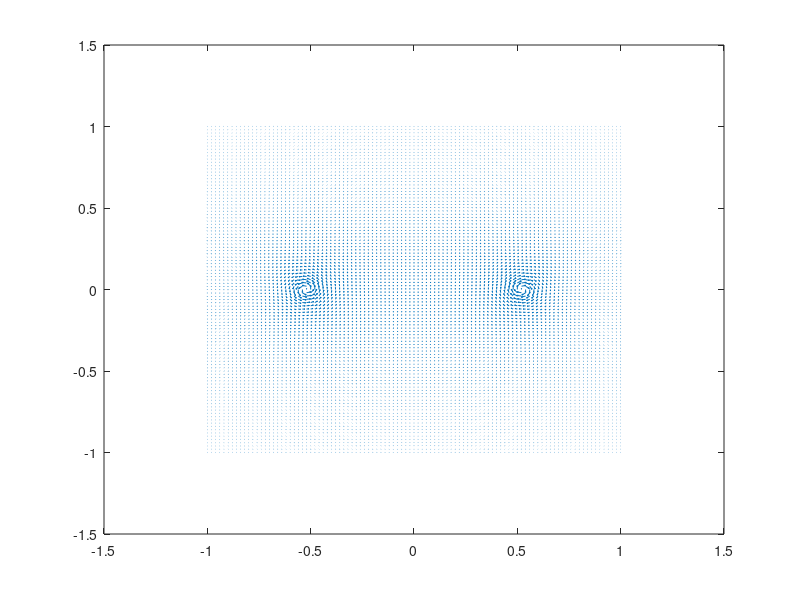

Reproduce this figure in MATLAB. (Note: this script raises an error after producing the figure.)
% Je sais Laurent, c'est pas optimisé mais c'est un premier code. Soit
% indulgent


%% Petit test pour voir les champs de vitesse

clear all;  
close all;

x = [-1:0.02:1];
y = [-1:0.02:1];
[xx,yy] = meshgrid(x,y);

% positions_vortices = {[-0.5,-0.5],[-0.5,0.5],[0.5,0.5],[0.5,-0.5]};
% gamma_vortices  =    {1,-1,1,-1};
positions_vortices = {[-pi/6,-0],[pi/6,0]};
gamma_vortices  =    {1,-1};


u = zeros(size(xx,1),size(xx,2));
v = zeros(size(xx,1),size(xx,2));

delta = 0.001;

for i=1:length(positions_vortices)
    gamma = gamma_vortices{i};
    temp = positions_vortices{i};
    xc = temp(1);
    yc = temp(2);
    
%     vortices
     u = u - gamma*(yy-yc)./(2*pi*((xx-xc).^2 + (yy-yc).^2 + delta));
     v = v + gamma*(xx-xc)./(2*pi*((xx-xc).^2 + (yy-yc).^2 + delta));
%     
% %     %source
%      u = u + gamma*(xx-xc)./(2*pi*((xx-xc).^2 + (yy-yc).^2 + delta));
%      v = v + gamma*(yy-yc)./(2*pi*((xx-xc).^2 + (yy-yc).^2 + delta));
end

% u = sin(6*yy);
% v = sin(6*xx);

figure;
quiver(xx,yy,u,v);

velocityField = zeros(size(xx,1),size(xx,2),2);
velocityField(:,:,1) = u;
velocityField(:,:,2) = v;

%% test ode45


tspan = [0 10];
x0 = [-0.1 0.1];

%velocityFunc = @(t,x) velocity_vortex(x,t,positions_vortices, gamma_vortices);
%ovelocityFunc = @(t,x) velocity_source(x,t,positions_vortices, gamma_vortices);

velocityFunc = @(t,x) velocity_interp_old(x,t,xx, yy,velocityField);

[t,x] = ode45(velocityFunc,tspan,x0);

figure;
plot(x(:,1),x(:,2));

%% calcul des surfaces cohÃ©rentes par le mÃ©thode "LAVD"

%Implémenté uniquement pour les vortex et pour un rotationnel moyen nul
%(deux vortexs d'intensité opposées par exemple). J'ai pas l'impression que
%ce soit une méthode très utile pour nous.

% tspan = [0 10];
% [xx,yy] = meshgrid([-1:0.05:1,-1:0.05:1]);
% dx = 0.01;
% dy = 0.01;
% LAVD = zeros(size(xx,1),size(xx,2));
% 
% for i=1:length(xx)
%     i/length(xx)*100
%     for j=1:length(yy)
%         x0=[xx(i,j),yy(i,j)];
%         [t,x] = ode45(velocityFunc,tspan,x0);
%         x = x';
%         
%         dvdx = (velocity_vortex(x+dx*[1;0]*ones(1,size(x,2)),t,positions_vortices, gamma_vortices) - velocity_vortex(x,t,positions_vortices, gamma_vortices))/dx;
%         dudy = (velocity_vortex(x+dy*[0;1]*ones(1,size(x,2)),t,positions_vortices, gamma_vortices) - velocity_vortex(x,t,positions_vortices, gamma_vortices))/dy;
%         omega = dvdx - dudy; %rotationel pour un point initial pour tout les temps
%         
%         for k=1:length(t)-1
%             LAVD(i,j) = LAVD(i,j) + (norm(omega(:,k)) -1)*(t(k+1)-t(k));
%         end
%         
%     end 
% end
% 
% figure;
% contourf(xx,yy,LAVD);
% surf(xx,yy,LAVD);
% colorbar;

%% Cauchy-Green:

%Méthode qui donne des résultats pas trop idiots


tspan = [0 10];
xi1 = zeros(size(xx,1),size(xx,2),2);
xi2 = zeros(size(xx,1),size(xx,2),2);
ev1 =  zeros(size(xx,1),size(xx,2));
ev2 =  zeros(size(xx,1),size(xx,2));
scalar =  zeros(size(xx,1),size(xx,2));

dx = 0.01;
dy = 0.01;
xxf = zeros(size(xx));
yyf = zeros(size(xx));

for i=1:length(xx)
    i/length(xx)*100
    parfor j=1:length(yy)
        x0=[xx(i,j),yy(i,j)];
        %[t,x] = ode45(odefun,tspan,x0);
        [tdx,xdx] = ode45(velocityFunc,tspan,x0+dx*[1 0]);
        [tmdx,xmdx] = ode45(velocityFunc,tspan,x0-dx*[1 0]);
        [tdy,xdy] = ode45(velocityFunc,tspan,x0+dy*[0 1]);
        [tmdy,xmdy] = ode45(velocityFunc,tspan,x0-dy*[0 1]);
        
        xf = 0.5*(xdx(end,:) + xmdx(end,:));
        xxf(i,j) = xf(1);
        yyf(i,j) = xf(2);        
        
        %deformation gradient tensor
        dx1dx0 = (xdx(size(xdx,1),1)- xmdx(size(xmdx,1),1))/(2*dx);
        dx1dy0 = (xdy(size(xdy,1),1)- xmdy(size(xmdy,1),1))/(2*dy);
        dy1dx0 = (xdx(size(xdx,1),2)- xmdx(size(xmdx,1),2))/(2*dx);
        dy1dy0 = (xdy(size(xdy,1),2)- xmdy(size(xmdy,1),2))/(2*dy);
        
        deltaF = [dx1dx0 dx1dy0;
            dy1dx0 dy1dy0];
        
        C = deltaF'*deltaF;
        [V,D] = eig(C);
        
        if D(1,1)>D(2,2)
           xi1(i,j,:) = V(:,2);
           xi2(i,j,:) = V(:,1);
           ev1(i,j) = D(2,2);
           ev2(i,j) = D(1,1);
           
        else
           xi1(i,j,:) = V(:,1);
           xi2(i,j,:) = V(:,2);
           ev1(i,j) = D(1,1);
           ev2(i,j) = D(2,2);
        end
        
        %scalar(i,j) = abs(velocity_vortex(x(size(x,1),:)',t,positions_vortices, gamma_vortices)'*(deltaF*[xi1(i,j,1); xi1(i,j,1)]));
         
        
    end 
end

etaPlus = zeros(size(xx,1),size(xx,2),2);
etaPlus(:,:,1) = ((ev2 -1)./(ev2-ev1)).^(0.5).*xi1(:,:,1) + ((1 - ev1)./(ev2-ev1)).^(0.5).*xi2(:,:,1);
etaPlus(:,:,2) = ((ev2 -1)./(ev2-ev1)).^(0.5).*xi1(:,:,2) + ((1 - ev1)./(ev2-ev1)).^(0.5).*xi2(:,:,2);
etaPlus = real(etaPlus);

etaMoins = zeros(size(xx,1),size(xx,2),2);
etaMoins(:,:,1) = ((ev2 -1)./(ev2-ev1)).^(0.5).*xi1(:,:,1) - ((1 - ev1)./(ev2-ev1)).^(0.5).*xi2(:,:,1);
etaMoins(:,:,2) = ((ev2 -1)./(ev2-ev1)).^(0.5).*xi1(:,:,2) - ((1 - ev1)./(ev2-ev1)).^(0.5).*xi2(:,:,2);
etaMoins = real(etaMoins);
%% DIfférents plots des résultats
% 
% figure;
% quiver(xx0,yy0,xi1(:,:,1),xi1(:,:,2),'b');
% legend('\xi_1');
% 
% figure;
% quiver(xx0,yy0,xi2(:,:,1),xi2(:,:,2),'r');
% legend('\xi_2')


figure;
quiver(xx,yy,etaPlus(:,:,1),etaPlus(:,:,2),'r')
legend('\eta_{+}');

figure;
quiver(xx,yy,etaMoins(:,:,1),etaMoins(:,:,2),'b')
legend('\eta_{-}')

% figure;
% %contourf(xx0,yy0,ev1);
% colorbar;
% surf(xx0,yy0,ev1);
% 
% xlabel('x-axis');
% ylabel('y-axis');

%% Prendre une structure cohérente


sspan = [0 10];
x0 = [0.8; 0.8];

%odefun = @(t,x) velocity_vortex(x,t,positions_vortices, gamma_vortices);
coherentStructVel = @(t,x) velocity_interp_old(x,t,xx,yy,etaPlus);

[sStruct,xStruct] = ode45(coherentStructVel,sspan,x0);

figure;
plot(xStruct(:,1),xStruct(:,2));
axis([-1 1 -1 1])

%% Convection de la structure

close all;
figure;


dt = 0.1;
tmax =10;
N = floor(tmax/dt);
xStructUp = xStruct';


for i=1:N
    
    for j=1:size(xStructUp,2)
        [intermt,intermx] = ode45(velocityFunc,[0 dt],xStructUp(:,j));
        xStructUp(:,j) = intermx(size(intermx,1),:)';
    end
    
    plot(xStructUp(1,:),xStructUp(2,:));
    axis([-1.2 1.2 -1.2 1.2])
    pause(0.01)
    
end





